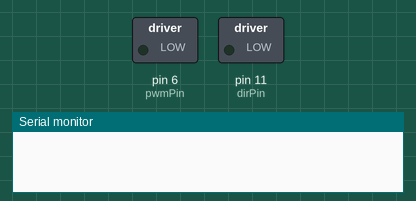
Simulated run of this sketch. Board: Arduino Uno, built with avr-gcc and run on an emulated ATmega328P. Parts: switched loads named in the sketch (green lamp = pin HIGH), the last lines printed to the serial monitor. Random numbers use the default seed unless the sketch sets one.

Above: at 0.1 s.
At 2.1 s:
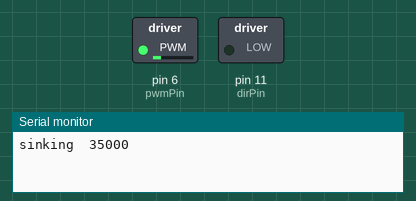
At 47.2 s:
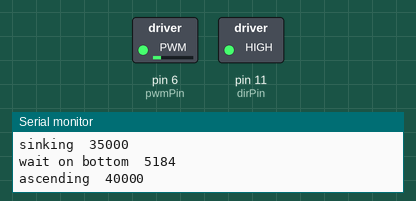
At 87.2 s:
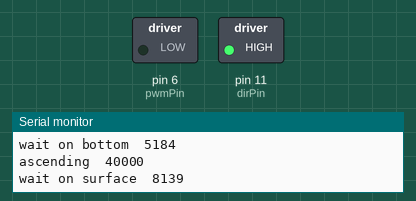
Timing chart, 0 to 96.8 s (numbered marks = the images above):
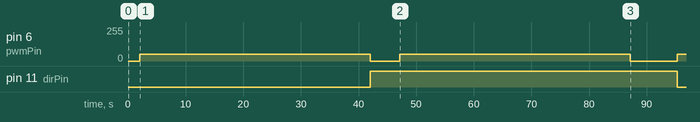

Measured:
- by itself, pin 6 (pwmPin): goes 50/255 40.0 s, 0/255 5.2 s, 50/255 40.0 s, 0/255 8.1 s, then 50/255
- by itself, pin 11 (dirPin): LOW → HIGH at 42.0 s, → LOW 53.3 s later

The sketch:

FishControl_FINAL.ino.ino
```cpp
/* .Fish rises
    Fish waits a random time between 20 and 30 minutes
    Fish sinks
    Fish waits for a random time between 20 and 30 minutes

    Working
*/

// Enables
const int dirPin = 11;  // direction motor
const int pwmPin = 6;  // pwm pin for motor

unsigned long startSinkTime;
unsigned long startWaitBottomTime;
unsigned long startRiseTime;
unsigned long startWaitTopTime;

// motor speeds
int SINK_SPEED = 50;
int RISE_SPEED = 50;
// timing of states - you neeed to change these
const unsigned long SINK_TIME = 35000;
const unsigned long ASCEND_TIME = 40000;

const unsigned long WAIT_BOTTOM_TIME_MIN = 5000;
const unsigned long WAIT_BOTTOM_TIME_MAX = 10000;
const unsigned long WAIT_TOP_TIME_MIN = 5000;
const unsigned long WAIT_TOP_TIME_MAX = 10000;

// motor directions
const int SINK = 0;
const int RISE = 1;

int state;

#define SINKING 0
#define WAIT_ON_BOTTOM 1
#define ASCENDING 2
#define WAIT_ON_SURFACE 3

// state definitions
void setup() {
  Serial.begin(9600);
  randomSeed(analogRead(0));
  pinMode(dirPin, OUTPUT);
  pinMode(pwmPin, OUTPUT);
  state = SINKING;
  delay(2000);
}

void loop() {
  switch (state)
  {
    case SINKING:
      sink_fish();
      break;
    case WAIT_ON_BOTTOM:
      wait_on_bottom();
      break;
    case ASCENDING: // code to be executed if n = 1;
      raise_fish();
      break;
    case WAIT_ON_SURFACE: // code to be executed if n = 1;
      wait_on_surface();
      break;
  }
}


//////////////SINK/////////////////

void sink_fish() {
  int static init = 0;

  // Serial.print(RISE);

  if (!init) {
    startRiseTime = millis(); // time that ascend start - make sure this happens only once
    init = 1;
    Serial.print("sinking\t");
    Serial.println(SINK_TIME);
    digitalWrite(dirPin, SINK);
    analogWrite(pwmPin, SINK_SPEED);
  }

  if (millis() - startRiseTime > ASCEND_TIME) {
    // time's up - all done
    init = 0;
    state = WAIT_ON_BOTTOM;
  }
}
//////////////////ASCEND///////////////////
void raise_fish() {
  int static init = 0;

  //    Serial.print(RISE);

  if (!init) {
    startRiseTime = millis(); // time that ascend start - make sure this happens only once
    init = 1;
    Serial.print("ascending\t");
    Serial.println(ASCEND_TIME);
    digitalWrite(dirPin, RISE);
    analogWrite(pwmPin, RISE_SPEED);
  }

  if (millis() - startRiseTime > ASCEND_TIME) {
    // time's up - all done
    init = 0;
    state = WAIT_ON_SURFACE;
  }
}


////////////////WAITE ON BOTTOM//////////////

void wait_on_bottom() {
  int static init = 0;
  unsigned long static topTime;


  if (!init) {
    startWaitTopTime = millis(); // time that ascend start - make sure this happens only once
    init = 1;
    topTime = random (WAIT_TOP_TIME_MIN, WAIT_TOP_TIME_MAX);
    Serial.print("wait on bottom\t");
    Serial.println(topTime);
    digitalWrite(dirPin, RISE);
    analogWrite(pwmPin, 0);
  }

  if (millis() - startWaitTopTime > topTime) {
    // time's up - all done
    init = 0;
    state = ASCENDING;
  }
}


//////////////////WATE ON SURFACE////////////////
void wait_on_surface() {
  int static init = 0;
  unsigned long static topTime;


  if (!init) {
    startWaitTopTime = millis(); // time that ascend start - make sure this happens only once
    init = 1;
    topTime = random (WAIT_TOP_TIME_MIN, WAIT_TOP_TIME_MAX);
    Serial.print("wait on surface\t");
    Serial.println(topTime);
    digitalWrite(dirPin, RISE);
    analogWrite(pwmPin, 0);
  }

  if (millis() - startWaitTopTime > topTime) {
    // time's up - all done
    init = 0;
    state = SINKING;
  }
}
```
